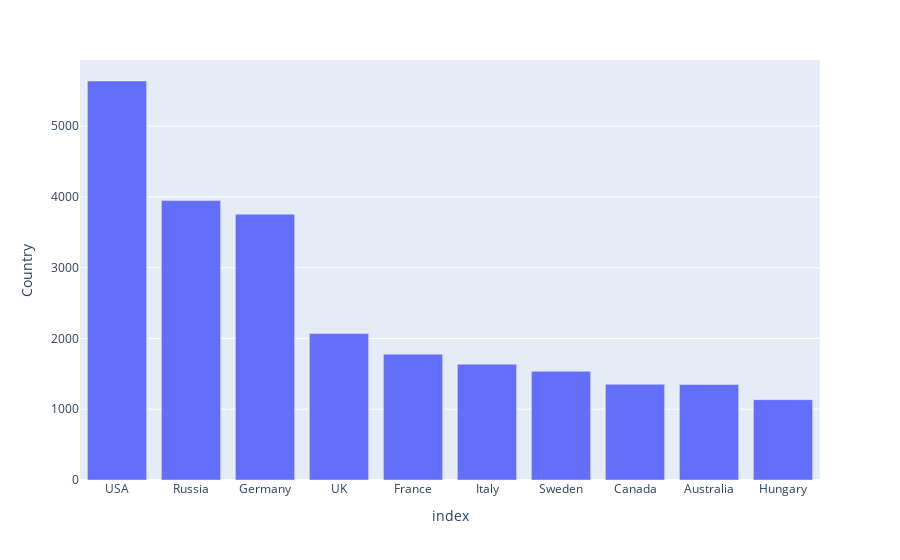

Notebook source saved alongside this figure:
### Code cell
# Visualize the table as a bar chart
px.bar(top_countries, y='Country')

### Figure 1 — Plotly figure (JSON) as saved in the notebook; plotly's stock layout.template omitted (floating-point values rounded to 4 significant figures)
{"data": [{"alignmentgroup": "True", "hovertemplate": "index=%{x}<br>Country=%{y}<extra></extra>", "legendgroup": "", "marker": {"color": "#636efa", "pattern": {"shape": ""}}, "name": "", "offsetgroup": "", "orientation": "v", "showlegend": false, "textposition": "auto", "type": "bar", "x": ["USA", "Russia", "Germany", "UK", "France", "Italy", "Sweden", "Canada", "Australia", "Hungary"], "xaxis": "x", "y": [5637, 3947, 3756, 2068, 1777, 1637, 1536, 1352, 1349, 1135], "yaxis": "y"}], "layout": {"barmode": "relative", "legend": {"tracegroupgap": 0}, "margin": {"t": 60}, "xaxis": {"anchor": "y", "autorange": true, "domain": [0, 1], "range": [-0.5, 9.5], "title": {"text": "index"}, "type": "category"}, "yaxis": {"anchor": "x", "autorange": true, "domain": [0, 1], "range": [0, 5934.0], "title": {"text": "Country"}, "type": "linear"}}}
